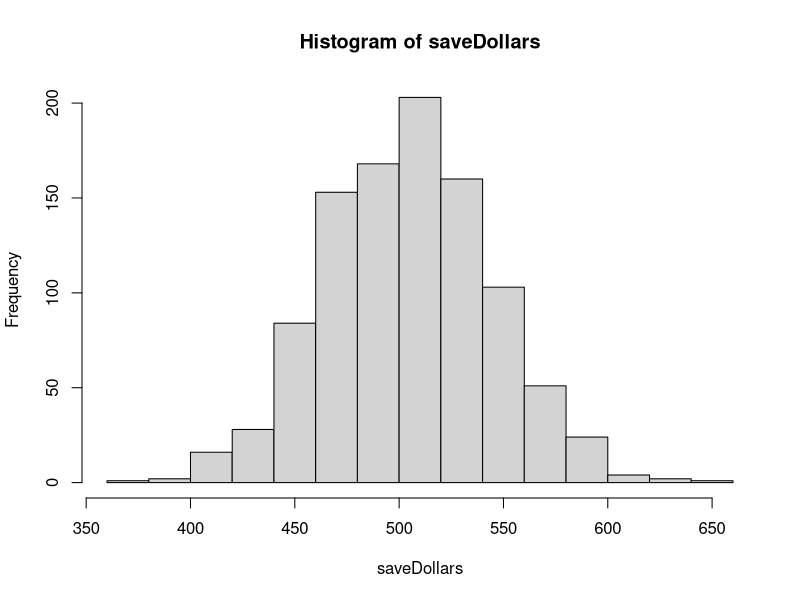

This figure's R source:
## ---- chunk 1
knitr::opts_chunk$set(echo = TRUE)

## ---- chunk 2
require(tidyverse)

## ---- chunk 3
Bdays = 1:365
Bsamples = vector ('numeric')
TotalDollars = 0
saveDollars=vector('numeric')

## ---- chunk 4
for(loop in 1:1000){
TotalDollars=0
for(i in 1:1137) {
Bsamples = sample(Bdays,35, replace=TRUE)
if (length(unique(Bsamples)) == 35) {
TotalDollars = TotalDollars -2
} else{
TotalDollars = TotalDollars +1
}
}
saveDollars[loop] = TotalDollars
}
hist(saveDollars)
print(mean(saveDollars))

## ---- chunk 5
stdevDollars = sd(saveDollars)
meanDollars= mean(saveDollars)
CI = c(meanDollars-2*stdevDollars, meanDollars+2*stdevDollars)

print(CI)
